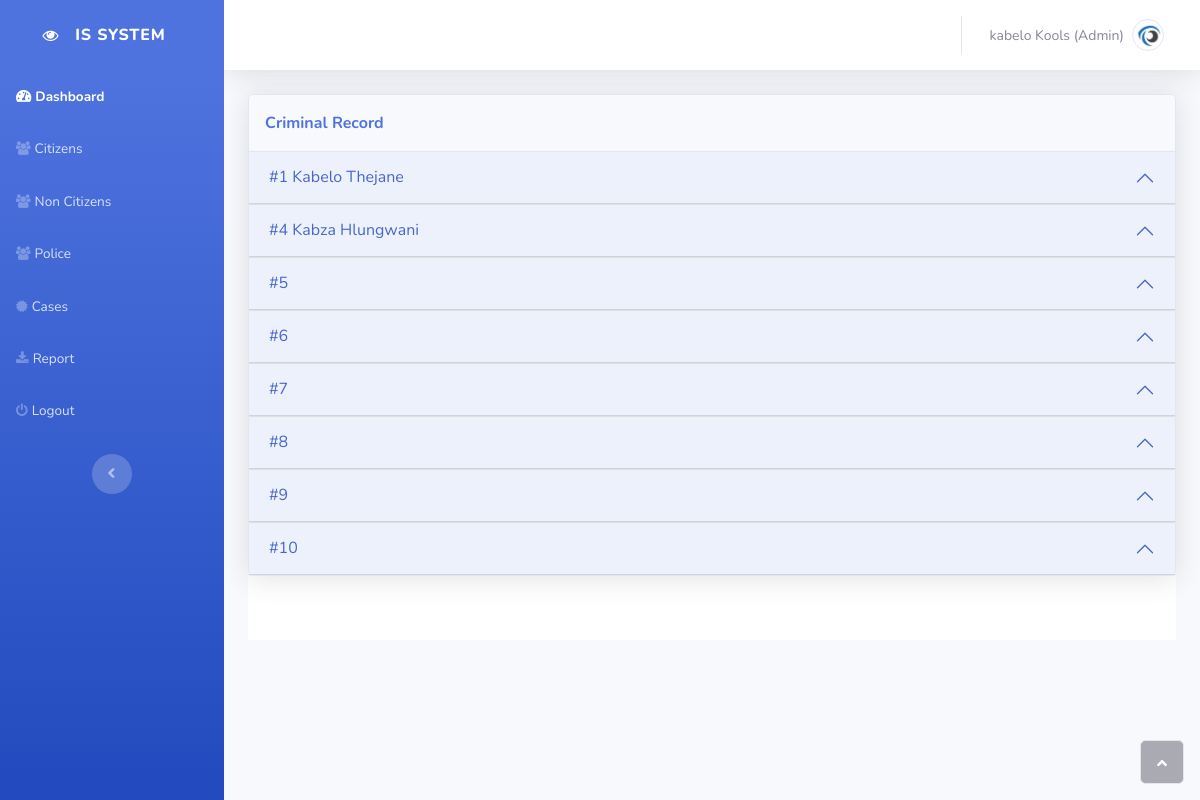
The page /user/admin/criminal.php (signed in) on the database its author committed.
### tables this page shows
CREATE TABLE `person` (
  `person_id` int(11) NOT NULL,
  `firstname` varchar(255) NOT NULL,
  `lastname` varchar(255) NOT NULL,
  `gender` varchar(255) NOT NULL,
  `dateOfbirth` date DEFAULT NULL,
  `id_number` varchar(255) NOT NULL,
  `phone` varchar(255) NOT NULL,
  `house_no` varchar(255) NOT NULL,
  `street_name` varchar(255) NOT NULL,
  `suburb` varchar(255) NOT NULL,
  `city` varchar(255) NOT NULL,
  `province` varchar(255) NOT NULL,
  `zip_code` varchar(255) NOT NULL,
  `country` varchar(255) NOT NULL,
  `keen_firstname` varchar(255) NOT NULL,
  `keen_lastname` varchar(255) NOT NULL,
  `keen_email` varchar(255) NOT NULL,
  `keen_phone` varchar(255) NOT NULL,
  `email` varchar(255) NOT NULL,
  `employee_type` varchar(255) NOT NULL,
  `password` varchar(255) NOT NULL,
  `confirmed_acc` varchar(1) NOT NULL DEFAULT '0',
  `admin_id` int(11) NOT NULL
);

### user/admin/inc/session.php (called while the page is built, shortened)
<?php
$email = $_SESSION['email'];
?>

### user/admin/criminal.php (the view, shortened to what this page needs)
<?php include 'inc/session.php';?>
<!DOCTYPE html>
<html style="font-family: Nunito, sans-serif;">
<?php include'inc/connect.php'; ?>
<head>
    <link rel="stylesheet" href="../assets/bootstrap/css/bootstrap.min.css">
    <link rel="stylesheet" href="../assets/fonts/fontawesome-all.min.css">
    <link rel="stylesheet" href="../assets/fonts/font-awesome.min.css">
    <link rel="stylesheet" href="../assets/fonts/fontawesome5-overrides.min.css">
    <link rel="stylesheet" href="https://cdn.datatables.net/buttons/1.6.5/css/buttons.dataTables.min.css">
    <link rel="stylesheet" href="https://cdnjs.cloudflare.com/ajax/libs/datatables/1.10.21/css/dataTables.bootstrap4.min.css">
</head>
<body id="page-top" >
    <div id="wrapper">
        <nav class="navbar navbar-dark align-items-start sidebar sidebar-dark accordion bg-gradient-primary p-0">
            <div class="container-fluid d-flex flex-column p-0"><a class="navbar-brand d-flex justify-content-center align-items-center sidebar-brand m-0" href="#"><i class="fa fa-eye"></i>
                    <div class="sidebar-brand-text mx-3"><span>is system</span></div>
                </a>
                <?php include'inc/toggle.php';?>
                <div class="text-center d-none d-md-inline"><button class="btn rounded-circle border-0" id="sidebarToggle" type="button"></button></div>
            </div>
        </nav>
        <div class="d-flex flex-column" id="content-wrapper">
            <div id="content">
                <nav class="navbar navbar-light navbar-expand bg-white shadow mb-4 topbar static-top">
                    <div class="container-fluid"><button class="btn btn-link d-md-none rounded-circle me-3" id="sidebarToggleTop" type="button"><i class="fas fa-bars"></i></button>
                        <ul class="navbar-nav flex-nowrap ms-auto">
                            <li class="nav-item dropdown no-arrow">
                            <?php include'inc/nav.php';?>
                            </li>
                        </ul>
                    </div>
                </nav>
                <div class="container-fluid">
                    <div class="card shadow">
                        <div class="card-header py-3">
                            <p class="text-primary m-0 fw-bold">Criminal Record&nbsp;</p>
                        </div>
                        <div class="col-md-6 col-xl-12 offset-md-3 offset-xl-0">
                        <div id="faqlist" class="accordion accordion-flush">
                        <?PHP
              $query="SELECT
              *
          FROM
              person";
              $result=mysqli_query($conn,$query);
              $rows=mysqli_num_rows($result);
              if ($rows>0) {
              $x=1;
                while ($rows=mysqli_fetch_array($result)) {
              ?>
        <div class="accordion-item">
            <h2 class="accordion-header"><button class="accordion-button" type="button" data-bs-toggle="collapse" data-bs-target="#content-accordion-<?php echo $x?>">#<?php echo $x; ?> <?php echo $rows['firstname'].' '.$rows['lastname'];?></button></h2>
                        <?php
                 $id=$rows['person_id'];
                 $query1="SELECT
                 *
             FROM
                 docket where person_id ='$id' ORDER BY year ASC";
                 $result1=mysqli_query($conn,$query1);
                 $rows1=mysqli_num_rows($result1);
                  if ($rows1>0) {
                   $x=1;
                       while ($rows1=mysqli_fetch_array($result1)) {
                     ?>
                            <?php
                            $x++;
                      }
                    }
                 ?>
        </div>
        <?php
              $x++;
                }
              }else{
                ?>
                <h3 style="text-align:center;color: rgb(75,2,59);font-size:14px">No record(s)</h3>
                <?php
              } ?>
    </div>
</div>
            </div>
            <footer class="bg-white sticky-footer">
            </footer>
        </div><a class="border rounded d-inline scroll-to-top" href="#page-top"><i class="fas fa-angle-up"></i></a>
    </div>
</body>
</html>

### user/admin/inc/toggle.php
<ul class="navbar-nav text-light" id="accordionSidebar">
                    <li class="nav-item"><a class="nav-link active" href="dashboard.php"><i class="fas fa-tachometer-alt"></i><span>Dashboard</span></a></li>
                    <li class="nav-item"><a class="nav-link" href="people.php"><i class="fa fa-users"></i><span>Citizens</span></a></li>
                    <li class="nav-item"><a class="nav-link" href="non_citi.php"><i class="fa fa-users"></i><span>Non Citizens</span></a></li>
                    <li class="nav-item"><a class="nav-link" href="police.php"><i class="fa fa-users"></i><span>Police</span></a></li>
                    <li class="nav-item"><a class="nav-link" href="criminal.php"><i class="fa fa-certificate"></i><span>Cases</span></a></li>
                    <li class="nav-item"><a class="nav-link" href="report.php"><i class="fa fa-download"></i><span>Report</span></a></li>
                    <li class="nav-item"><a class="nav-link" href="inc/logout.php"><i class="fa fa-power-off"></i><span>Logout</span></a></li>
                </ul>

### user/admin/inc/nav.php (shortened to what this page needs)
                    <div class="nav-item dropdown no-arrow"><a class="dropdown-toggle nav-link" aria-expanded="false" data-bs-toggle="dropdown" href="#"><span class="d-none d-lg-inline me-2 text-gray-600 small">
                    <?php
$result=mysqli_query($conn,"SELECT * from admin where email='$email'");
$rows=mysqli_num_rows($result);
if ($rows>0) {
while ($rows=mysqli_fetch_array($result)) {
echo $rows['firstname'].' '.$rows['lastname'];}}?> (Admin)</span><img class="border rounded-circle img-profile" src="assets/img/logo.png"></a>
                                </div>

### rows shown on the page
person: x "1", firstname "Kabelo", lastname "Thejane"
person: x "4", firstname "Kabza", lastname "Hlungwani"
person: x "5"
person: x "6"
person: x "7"
person: x "8"
person: x "9"
person: x "10"

### other values the page prints
$rows['firstname'] "kabelo"
$rows['lastname'] "Kools"
